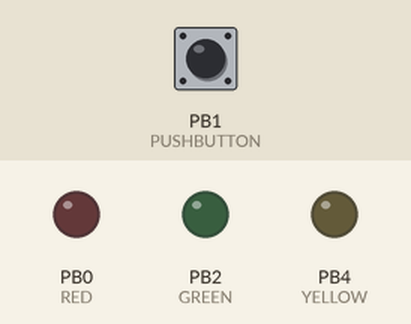
This program was run on a simulated ATtiny13, built with avr-gcc and emulated at 9.6 MHz. On the bench: output pins drawn as LEDs (lit = HIGH). The inputs (shaded band) are chosen by the test bench; at power-on: PB1 (PUSHBUTTON) HIGH.

Above: at 1.2 s.
1.3 s: PB1 (PUSHBUTTON) pulled LOW for 0.15 s
At 1.37 s:
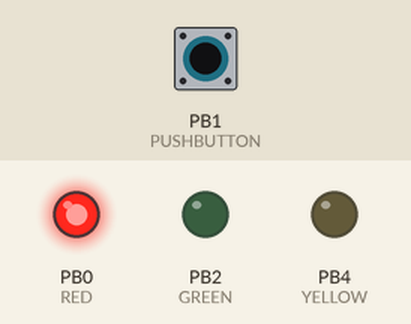
2.9 s: PB1 (PUSHBUTTON) pulled LOW for 3.2 s
At 7.1 s:
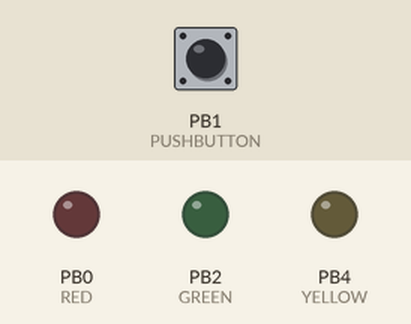
Timing chart, 0 to 8.6 s (numbered marks = the images above; inputs shaded):
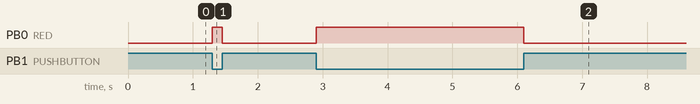

Measured:
- after the input at 1.3 s, PB0 (RED): LOW → HIGH at once, → LOW 0.15 s later
- after the input at 2.9 s, PB0 (RED): LOW → HIGH at once, → LOW 3.2 s later

The program:

main.cpp
```cpp
/*
 * INPUT_DEBOUNCING.cpp
 *
 * Created: 5/27/2019 2:59:06 PM
 * Author : Royce
 */

#include <avr/io.h>
#include <avr/interrupt.h>
#include <util/delay.h>

#define F_CPU 9600000UL
#define YELLOW PB4
#define RED PB0
#define GREEN PB2
#define PUSHBUTTON PB1

void initIO(void){
	DDRB |= (1<<YELLOW)|(1<<RED)|(1<<GREEN);
	DDRB &= ~(1<<PUSHBUTTON); // this can be ommited
	PORTB |= (1<<PUSHBUTTON); // Activates the internal pull-up resistor
}

int main(void)
{
	cli();
	initIO();
	sei();

	/* Replace with your application code */
	while (1)
	{
		_delay_ms(50); // this musn't be included in the Interrupt Service Routine
		if(!(PINB & (1<<PUSHBUTTON))) PORTB |= (1<<RED);
		else PORTB &= ~(1<<RED);
	}
}
```
